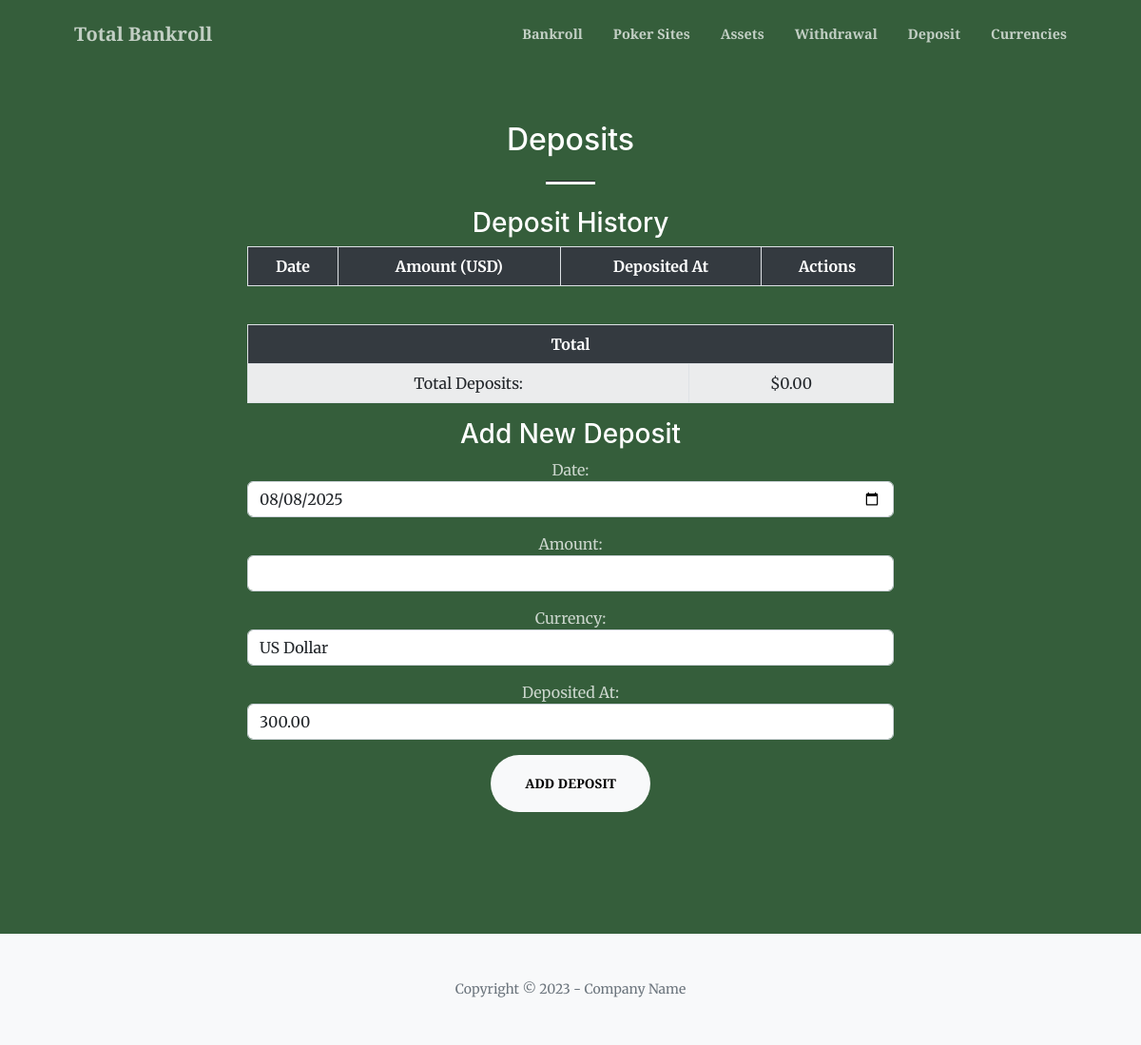
/deposit, run on an earlier commit of the app's database.
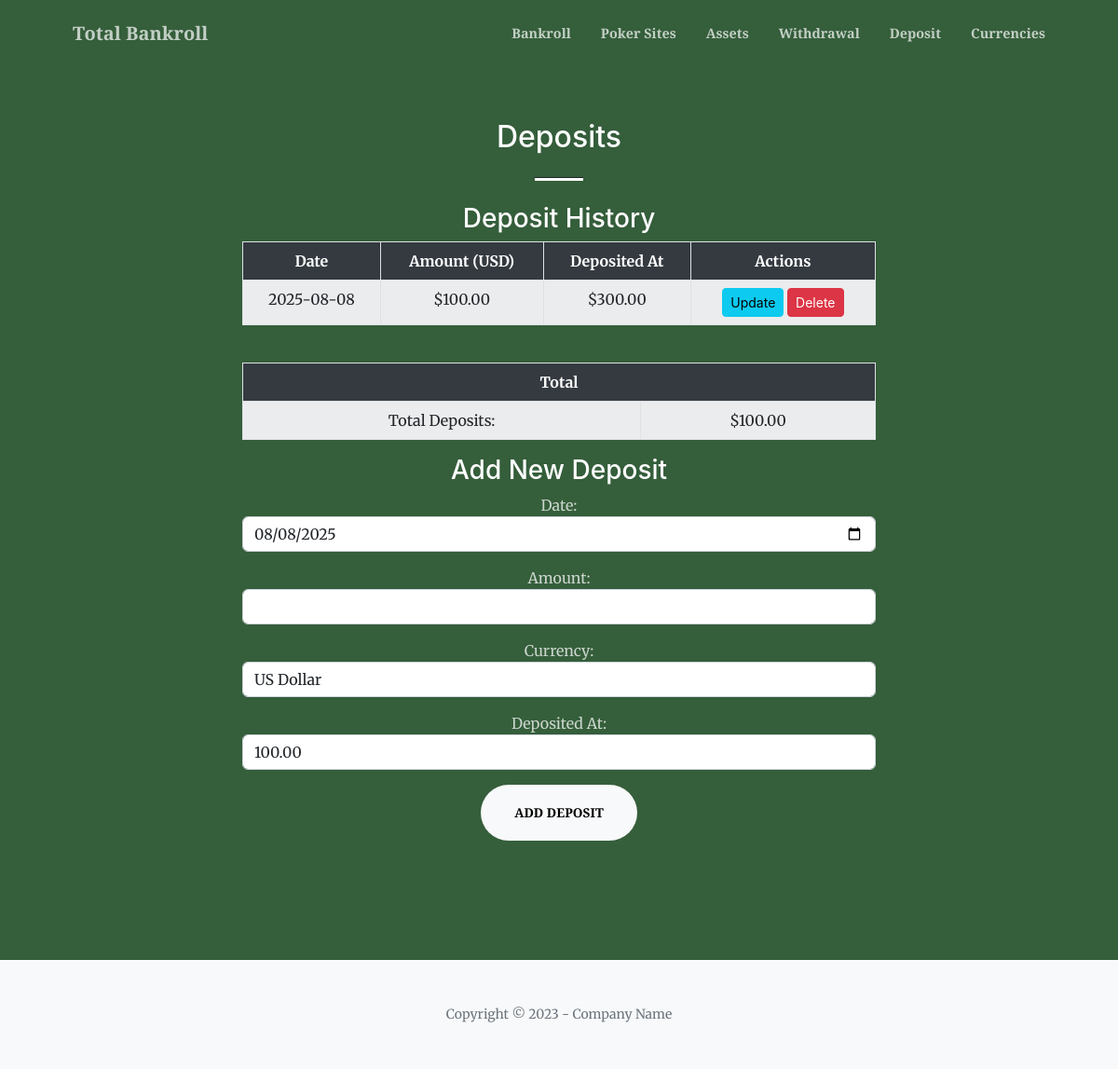
And on a later commit of the database.
### tables this page shows
CREATE TABLE deposits (
    id INTEGER PRIMARY KEY AUTOINCREMENT,
    date TEXT NOT NULL,
    amount REAL NOT NULL,
    deposited_at REAL NOT NULL,
    last_updated TEXT NOT NULL,
    currency TEXT NOT NULL DEFAULT 'Dollar'
);

### src/total_bankroll/main.py (the view)
@app.route("/deposit")
def deposit():
    db = get_db()
    poker_sites_data = db.execute("""
        SELECT
            SUM(amount) AS current_total
        FROM sites
        WHERE last_updated = (SELECT MAX(last_updated) FROM sites)
    """).fetchone()
    current_poker_total = poker_sites_data['current_total'] if poker_sites_data and poker_sites_data['current_total'] is not None else 0
    assets_data = db.execute("""
        SELECT
            SUM(amount) AS current_total
        FROM assets
        WHERE last_updated = (SELECT MAX(last_updated) FROM assets)
    """).fetchone()
    current_asset_total = assets_data['current_total'] if assets_data and assets_data['current_total'] is not None else 0
    total_withdrawals = db.execute("SELECT SUM(amount) FROM drawings").fetchone()[0]
    if total_withdrawals is None:
        total_withdrawals = 0
    total_net_worth = current_poker_total + current_asset_total - total_withdrawals
    deposit_data = db.execute("SELECT id, date, CAST(amount AS REAL) as amount, CAST(deposited_at AS REAL) as deposited_at, last_updated, currency FROM deposits").fetchall()
    today = datetime.now().strftime("%Y-%m-%d")
    currencies = db.execute("""
        SELECT name FROM currency
        ORDER BY
            CASE name
                WHEN 'US Dollar' THEN 1
                WHEN 'British Pound' THEN 2
                WHEN 'Euro' THEN 3
                ELSE 4
            END,
            name
    """).fetchall()
    return render_template("deposit.html", deposits=deposit_data, today=today, total_net_worth=total_net_worth, currencies=currencies)

### src/total_bankroll/main.py (called while the page is built)
def get_db():
    conn = sqlite3.connect(DATABASE)
    conn.row_factory = sqlite3.Row
    return conn

### src/total_bankroll/templates/deposit.html (shortened to what the changed rows need)
{% extends "base.html" %}
{% block content %}
<section class="page-section bg-primary" id="deposit">
    <div class="container px-4 px-lg-5">
        <div class="row gx-4 gx-lg-5 justify-content-center">
            <div class="col-lg-8 text-center">
                <h2 class="text-white mt-0">Deposits</h2>
                <div class="table-responsive">
                    <table class="table table-striped table-bordered">
                        <thead class="table-header-dark">
                            <tr>
                                <th scope="col">Date</th>
                                <th scope="col">Amount (USD)</th>
                                <th scope="col">Deposited At</th>
                                <th scope="col">Actions</th>
                            </tr>
                        </thead>
                        <tbody>
                            {% for deposit_item in deposits %}
                                <tr>
                                    <td>{{ deposit_item.date }}</td>
                                    <td>${{ "%.2f" | format(deposit_item.amount) }}</td>
                                    <td>${{ "%.2f" | format(deposit_item.deposited_at) }}</td>
                                    <td>
                                        <a href="#" class="btn btn-sm btn-info update-modal-btn" data-bs-toggle="modal" data-bs-target="#generalModal" data-url="{{ url_for('update_deposit', deposit_id=deposit_item.id) }}">Update</a>
                                        <a href="#" class="btn btn-sm btn-danger delete-modal-btn" data-bs-toggle="modal" data-bs-target="#generalModal" data-url="{{ url_for('confirm_delete', item_type='deposit', item_id=deposit_item.id) }}">Delete</a>
                                    </td>
                                </tr>
                            {% endfor %}
                        </tbody>
                    </table>
                </div>
                <div class="table-responsive mt-4">
                    <table class="table table-striped table-bordered">
                        <thead class="table-header-dark">
                            <tr>
                                <th scope="col" colspan="2" class="text-center">Total</th>
                            </tr>
                        </thead>
                        <tbody>
                            <tr>
                                <td>Total Deposits:</td>
                                <td>${{ "%.2f" | format(deposits | sum(attribute='amount')) }}</td>
                            </tr>
                        </tbody>
                    </table>
                </div>
                <form action="/add_deposit" method="post">
                    <div class="mb-3">
                        <label for="deposited_at" class="text-white-75">Deposited At:</label>
                        <input type="number" class="form-control" id="deposited_at" name="deposited_at" step="any" min="0" value="{{ "%.2f" | format(total_net_worth) }}" required>
                    </div>
                </form>
            </div>
        </div>
    </div>
</section>
{% endblock %}

What changed in the data, as far as the page shows it:
added deposits: date "2025-08-08", amount "100.00", deposited_at "300.00"
Also different on the page:
{{ "%.2f" | format(deposits | sum(attribute='amount')) }}: "0.00" → "100.00"
form field deposited_at: "300.00" → "100.00"
